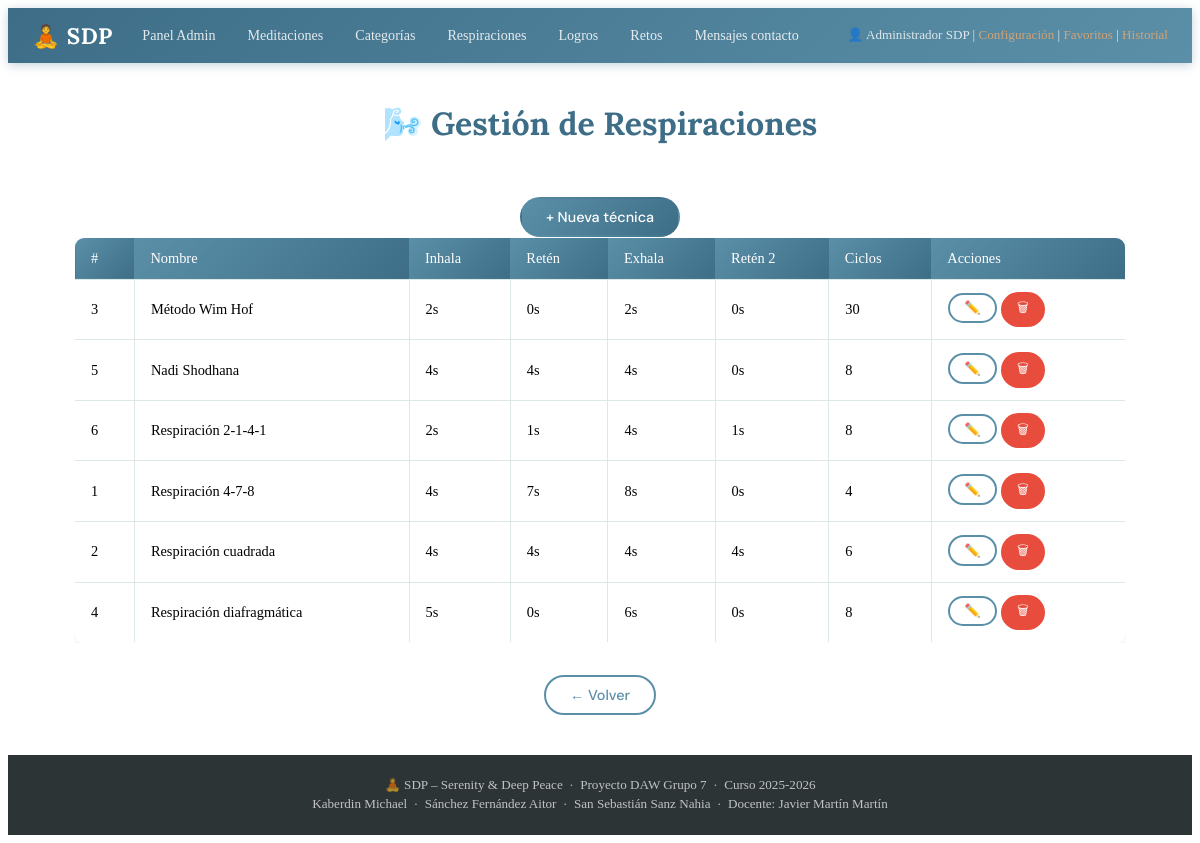
The app's page /controller/RespiracionController.php?action=listarAdmin (signed in) with its own data.
### tables this page shows
CREATE TABLE IF NOT EXISTS respiraciones (
    id_respiracion INT AUTO_INCREMENT PRIMARY KEY,
    nombre         VARCHAR(120) NOT NULL UNIQUE,
    descripcion    TEXT,
    inhala_seg     TINYINT UNSIGNED NOT NULL DEFAULT 4,
    retiene_seg    TINYINT UNSIGNED NOT NULL DEFAULT 0,
    exhala_seg     TINYINT UNSIGNED NOT NULL DEFAULT 4,
    retiene2_seg   TINYINT UNSIGNED NOT NULL DEFAULT 0,
    ciclos         TINYINT UNSIGNED NOT NULL DEFAULT 8
);

### dao/SDPBD.php (called while the page is built, shortened)
<?php
class SDPBD {
    private static $conexion = null;
    private static function conexionBD() {
        $config = parse_ini_file(__DIR__ . "/../config/conf.ini");
        if (self::$conexion === null) {
            self::$conexion = new mysqli(
                $config['server'],
                $config['user'],
                $config['pasw'],
                $config['bd']
            );
        }
        self::$conexion->set_charset("utf8mb4");
        return self::$conexion;
    }
    public static function preparar($conexion, $consulta, ...$parametros) {
        $preparacion = $conexion->prepare($consulta);
        return $preparacion;
    }
    public static function consultaLectura($consulta, ...$parametros) {
        $conexion    = self::conexionBD();
        $preparacion = self::preparar($conexion, $consulta, ...$parametros);
        $preparacion->execute();
        $resultado = $preparacion->get_result();
        if ($resultado->num_rows > 0) {
            return $resultado->fetch_all(MYSQLI_ASSOC);
        }
        return null;
    }
}
?>

### dao/RespiracionDAO.php (called while the page is built, shortened)
<?php
require_once(__DIR__ . '/../dao/SDPBD.php');
require_once(__DIR__ . '/../model/RespiracionModel.php');
class RespiracionDAO {
    private static function filaAModelo($fila) {
        $r = new RespiracionModel();
        $r->setIdRespiracion($fila['id_respiracion']);
        $r->setNombre($fila['nombre']);
        $r->setDescripcion($fila['descripcion'] ?? null);
        $r->setInhalaSeg($fila['inhala_seg']);
        $r->setRetieneSeg($fila['retiene_seg']);
        $r->setExhalaSeg($fila['exhala_seg']);
        $r->setRetiene2Seg($fila['retiene2_seg']);
        $r->setCiclos($fila['ciclos']);
        return $r;
    }
    public static function listarTodas() {
        $resultado = SDPBD::consultaLectura("SELECT * FROM respiraciones ORDER BY nombre");
        $lista = [];
        if ($resultado) {
            foreach ($resultado as $fila) {
                $lista[] = self::filaAModelo($fila);
            }
        }
        return $lista;
    }
}
?>

### model/RespiracionModel.php (called while the page is built, shortened)
<?php
class RespiracionModel {
    private $id_respiracion;
    private $nombre;
    private $inhala_seg;
    private $retiene_seg;
    private $exhala_seg;
    private $retiene2_seg;
    private $ciclos;
    public function getIdRespiracion()   { return $this->id_respiracion; }
    public function setIdRespiracion($v) { $this->id_respiracion = $v; }
    public function getNombre()          { return $this->nombre; }
    public function setNombre($v)        { $this->nombre = $v; }
    public function getInhalaSeg()       { return $this->inhala_seg; }
    public function setInhalaSeg($v)     { $this->inhala_seg = $v; }
    public function getRetieneSeg()      { return $this->retiene_seg; }
    public function setRetieneSeg($v)    { $this->retiene_seg = $v; }
    public function getExhalaSeg()       { return $this->exhala_seg; }
    public function setExhalaSeg($v)     { $this->exhala_seg = $v; }
    public function getRetiene2Seg()     { return $this->retiene2_seg; }
    public function setRetiene2Seg($v)   { $this->retiene2_seg = $v; }
    public function getCiclos()          { return $this->ciclos; }
    public function setCiclos($v)        { $this->ciclos = $v; }
}
?>

### view/admin/respiracionesView.php (the view, shortened to what this page needs)
<?php include __DIR__ . '/../../view/statics/cabeceraView.php'; ?>
<main>
    <h1>🌬️ Gestión de Respiraciones</h1>
    <div class="dashboardActions" style="justify-content:flex-end;">
        <form method="POST" action="/<?php echo $projectName; ?>/controller/RespiracionController.php">
            <button type="submit" class="botones botones-primario">+ Nueva técnica</button>
        </form>
    </div>
    <div class="tabla-scroll">
        <table class="tabla">
            <thead>
                <tr><th>#</th><th>Nombre</th><th>Inhala</th><th>Retén</th><th>Exhala</th><th>Retén 2</th><th>Ciclos</th><th>Acciones</th></tr>
            </thead>
            <tbody>
                <?php foreach ($respiraciones as $r): ?>
                <tr>
                    <td><?php echo $r->getIdRespiracion(); ?></td>
                    <td><?php echo htmlspecialchars($r->getNombre()); ?></td>
                    <td><?php echo $r->getInhalaSeg(); ?>s</td>
                    <td><?php echo $r->getRetieneSeg(); ?>s</td>
                    <td><?php echo $r->getExhalaSeg(); ?>s</td>
                    <td><?php echo $r->getRetiene2Seg(); ?>s</td>
                    <td><?php echo $r->getCiclos(); ?></td>
                    <td>
                        <form method="POST" action="/<?php echo $projectName; ?>/controller/RespiracionController.php" style="display:inline;">
                            <button type="submit" class="botones btn-sm">✏️</button>
                        </form>
                        <form method="POST" action="/<?php echo $projectName; ?>/controller/RespiracionController.php" style="display:inline;"
                              onsubmit="return confirm('¿Eliminar esta técnica?');">
                            <button type="submit" class="botones botones-peligro btn-sm">🗑</button>
                        </form>
                    </td>
                </tr>
                <?php endforeach; ?>
            </tbody>
        </table>
    </div>
    <div class="dashboardActions">
        <button class="botones" onclick="history.back()">← Volver</button>
    </div>
</main>
<?php include __DIR__ . '/../../view/statics/pieView.php'; ?>

### controller/RespiracionController.php (shortened to what this page needs)
<?php
require_once(__DIR__ . '/../dao/RespiracionDAO.php');
class RespiracionController {
    public static function listarAdmin() {
        $respiraciones = RespiracionDAO::listarTodas();
        include __DIR__ . '/../view/admin/respiracionesView.php';
        exit();
    }
}
$accion = $_POST['action'] ?? $_GET['action'] ?? null;
switch ($accion) {
    case 'listarAdmin':      RespiracionController::listarAdmin();                                                                break;
}
?>

### view/statics/cabeceraView.php (shortened to what this page needs)
<?php
$projectRoot = dirname(dirname(__DIR__));
$projectName = basename($projectRoot);
$cssPath     = '/' . $projectName . '/assets/css/styles.css';
?>
<!DOCTYPE html>
<html lang="es">
<head>
    <link rel="stylesheet" href="<?php echo $cssPath; ?>">
</head>
<body>
<div class="contenedor">
    <header>
        <div class="logo">
            <span class="logo-texto">🧘 <strong>SDP</strong></span>
        </div>
        <?php if (isset($_SESSION['nombre_usuario']) && !empty($_SESSION['nombre_usuario'])): ?>
        <nav class="nav-principal">
            <?php if ($_SESSION['perfil_usuario'] === 'admin'): ?>
                <a href="/<?php echo $projectName; ?>/controller/UsuarioController.php">Panel Admin</a>
                <a href="/<?php echo $projectName; ?>/controller/MeditacionController.php?action=listarAdmin">Meditaciones</a>
                <a href="/<?php echo $projectName; ?>/controller/CategoriaController.php?action=listarAdmin">Categorías</a>
                <a href="/<?php echo $projectName; ?>/controller/RespiracionController.php?action=listarAdmin">Respiraciones</a>
                <a href="/<?php echo $projectName; ?>/controller/LogroController.php?action=listarAdmin">Logros</a>
                <a href="/<?php echo $projectName; ?>/controller/RetoController.php?action=listarAdmin">Retos</a>
                <a href="/<?php echo $projectName; ?>/controller/UsuarioController.php?action=listarMensajesContacto">Mensajes contacto</a>
            <?php endif; ?>
        </nav>
        <div class="info-usuario">
            👤 <?php echo htmlspecialchars($_SESSION['nombre_completo']); ?> |
            <a href="/<?php echo $projectName; ?>/view/configuracionView.php">Configuración</a> |
            <a href="/<?php echo $projectName; ?>/controller/MeditacionController.php?action=verFavoritos">Favoritos</a> |
            <a href="/<?php echo $projectName; ?>/controller/SesionController.php?action=verHistorial">Historial</a>
        </div>
        <?php endif; ?>
    </header>

### view/statics/pieView.php
        <footer>
            <p>🧘 SDP – Serenity &amp; Deep Peace &nbsp;·&nbsp; Proyecto DAW Grupo 7 &nbsp;·&nbsp; Curso 2025-2026</p>
            <p>Kaberdin Michael &nbsp;·&nbsp; Sánchez Fernández Aitor &nbsp;·&nbsp; San Sebastián Sanz Nahia &nbsp;·&nbsp; Docente: Javier Martín Martín</p>
        </footer>
    </div>
</body>
</html>

### assets/css/styles.css (style rules this page uses)
:root { --primario: #5b8fa8; --primario-dk: #3e6e87; --secundario: #a8c5bc; --acento: #d4a373; --fondo: #f8f5f0; --fondo-card: #ffffff; --texto: #2d3436; --texto-muted: #7f8c8d; --borde: #dde8e5; --peligro: #e74c3c; --ok: #27ae60; --sombra: 0 4px 20px rgba(91, 143, 168, .12); --radio: 10px; }
*, *::before, *::after { box-sizing: border-box; }
h1, h2, h3, h4 { font-family: 'Lora', serif; color: var(--primario-dk); margin-top: 0; }
a { color: var(--primario); }
.contenedor { display: grid; grid-template-areas: "header" "main" "footer"; grid-template-rows: auto 1fr auto; min-height: 100vh; }
header { grid-area: header; background: linear-gradient(135deg, var(--primario-dk), var(--primario)); display: grid; grid-template-columns: auto 1fr auto; align-items: center; gap: 1rem; padding: .8rem 1.5rem; box-shadow: 0 2px 10px rgba(62, 110, 135, .3); }
.logo-texto { font-family: 'Lora', serif; font-size: 1.4rem; color: #fff; letter-spacing: .5px; }
.nav-principal { display: flex; gap: .3rem; flex-wrap: wrap; }
.nav-principal a { color: rgba(255,255,255,.85); text-decoration: none; font-size: .88rem; font-weight: 500; padding: .35rem .85rem; border-radius: 20px; transition: background .2s; }
.info-usuario { font-size: .82rem; color: rgba(255,255,255,.8); white-space: nowrap; }
.info-usuario a { color: var(--acento); text-decoration: none; }
main { grid-area: main; padding: 2.5rem 1.5rem; display: flex; flex-direction: column; align-items: center; max-width: 1100px; margin: 0 auto; width: 100%; }
footer { grid-area: footer; background: var(--texto); color: rgba(255,255,255,.7); text-align: center; padding: 1.2rem; font-size: .82rem; }
footer p { margin: .2rem 0; }
form { all: unset; width: 100%; display: flex; flex-direction: column; align-items: center; }
.botones { display: inline-block; padding: .55rem 1.5rem; background: var(--fondo-card); color: var(--primario); border: 2px solid var(--primario); border-radius: 25px; font-family: 'DM Sans', sans-serif; font-weight: 500; font-size: .9rem; cursor: pointer; margin-top: .5rem; text-decoration: none; transition: all .2s; }
.botones-primario { background: linear-gradient(135deg, var(--primario), var(--primario-dk)); color: #fff; border-color: transparent; }
.botones-peligro { background: var(--peligro); color: #fff; border-color: transparent; }
.btn-sm { padding: .3rem .9rem; font-size: .82rem; margin-top: 0; }
.dashboardActions { display: flex; flex-wrap: wrap; gap: .7rem; justify-content: center; margin-top: 1.5rem; width: 100%; }
.tabla-scroll { width: 100%; overflow-x: auto; }
.tabla { width: 100%; border-collapse: collapse; background: var(--fondo-card); border: 1px solid var(--borde); border-radius: var(--radio); overflow: hidden; box-shadow: var(--sombra); }
.tabla th, .tabla td { padding: .75rem 1rem; border: 1px solid var(--borde); text-align: left; font-size: .9rem; vertical-align: middle; }
.tabla th { background: linear-gradient(135deg, var(--primario), var(--primario-dk)); color: #fff; font-weight: 500; border: none; }

### records on screen
respiraciones: id_respiracion "3", nombre "Método Wim Hof", inhala_seg "2", retiene_seg "0", exhala_seg "2", retiene2_seg "0", ciclos "30"
respiraciones: id_respiracion "5", nombre "Nadi Shodhana", inhala_seg "4", retiene_seg "4", exhala_seg "4", retiene2_seg "0", ciclos "8"
respiraciones: id_respiracion "6", nombre "Respiración 2-1-4-1", inhala_seg "2", retiene_seg "1", exhala_seg "4", retiene2_seg "1", ciclos "8"
respiraciones: id_respiracion "1", nombre "Respiración 4-7-8", inhala_seg "4", retiene_seg "7", exhala_seg "8", retiene2_seg "0", ciclos "4"
respiraciones: id_respiracion "2", nombre "Respiración cuadrada", inhala_seg "4", retiene_seg "4", exhala_seg "4", retiene2_seg "4", ciclos "6"
respiraciones: id_respiracion "4", nombre "Respiración diafragmática", inhala_seg "5", retiene_seg "0", exhala_seg "6", retiene2_seg "0", ciclos "8"

### other values on screen
$_SESSION['nombre_completo'] "Administrador SDP"
